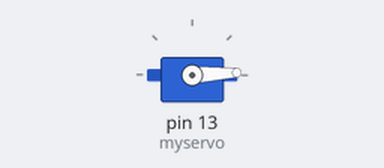
Bench run of a sketch on a simulated Arduino Uno, built with avr-gcc and run on an emulated ATmega328P. Parts: servo.

Above: at 0.05 s.
At 1.3 s:
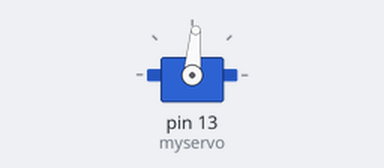
At 2.6 s:
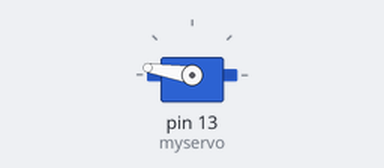
At 5.2 s:
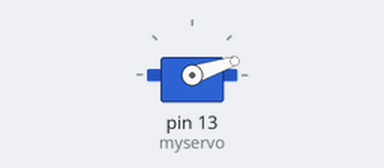
Timing chart, 0 to 7.1 s (numbered marks = the images above):
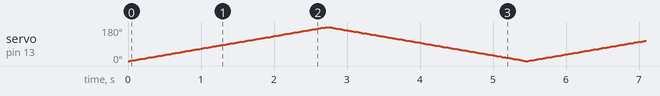

The sketch:

11._Servo_Control.ino
```cpp
/*
  =========================================================
   Arduino UNO + Servo Motor Sweep
   Library Used: Servo.h
  =========================================================

  CONNECTIONS:
  ---------------------------------------------------------
  Servo Motor:
    VCC  -> 5V
    GND  -> GND
    Signal -> Pin 13

  FUNCTION:
  ---------------------------------------------------------
  Servo moves from 0° to 180° and back continuously
*/

#include <Servo.h>                 // Include Servo library to control servo motor

Servo myservo;                     // Create servo object to control the servo

void setup() {
  myservo.attach(13, 450, 2520);  // Attach servo to pin 13 with pulse width range (450–2520 microseconds)
}

void loop() {

  // ==========================
  // FORWARD MOVEMENT (0° → 180°)
  // ==========================
  for (int pos = 0; pos <= 180; pos++) {   // Loop from 0 to 180 degrees
    myservo.write(pos);                   // Set servo angle to current position
    delay(15);                           // Delay to control speed of movement
  }

  // ==========================
  // BACKWARD MOVEMENT (180° → 0°)
  // ==========================
  for (int pos = 180; pos >= 0; pos--) { // Loop from 180 back to 0 degrees
    myservo.write(pos);                  // Set servo angle to current position
    delay(15);                          // Delay to control speed of movement
  }
}
```
